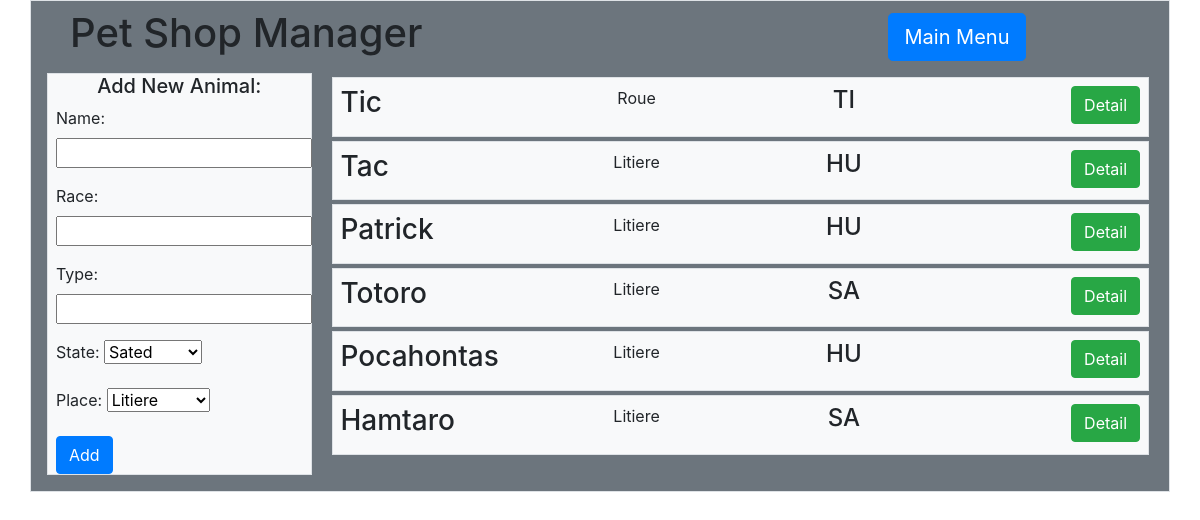
Before: /petshopmanager/animals/list/ with the older database file.
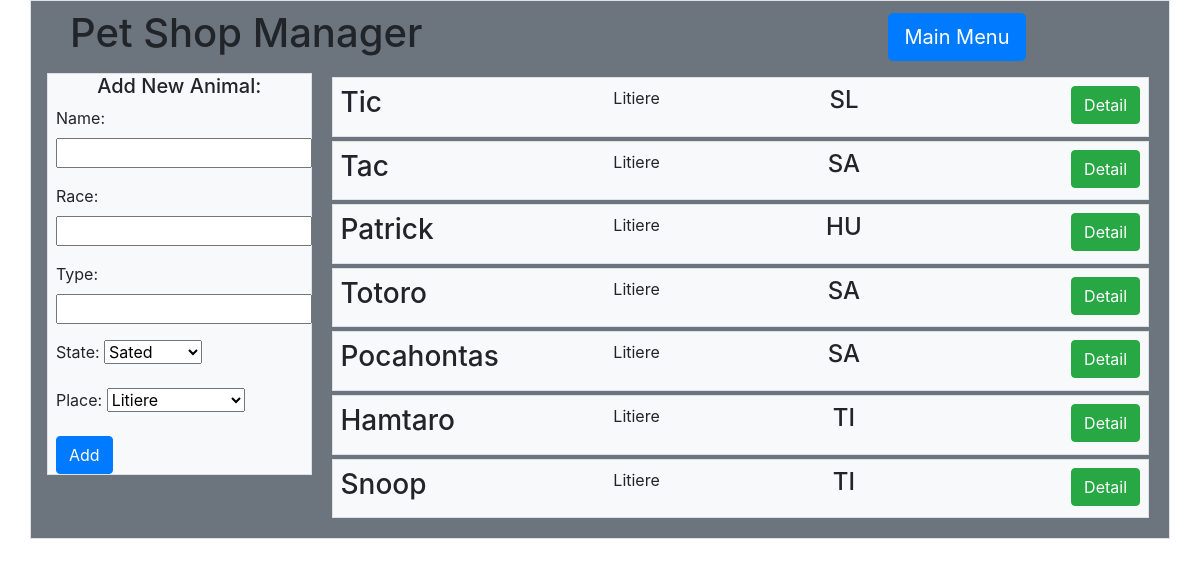
After: the same page with the newer database file.
### petshopmanager/models.py (models this page shows, shortened)
class Animal(models.Model):
    HUNGRY = 'HU'
    TIRED = 'TI'
    SATED = 'SA'
    SLEEP = 'SL'
    STATE_CHOICE = ((HUNGRY, 'Hungry'),
                    (TIRED, 'Tired'),
                    (SATED, 'Sated'),
                    (SLEEP, 'Spleeping'))
    name = models.CharField(max_length = 200)
    race = models.CharField(max_length = 200)
    type = models.CharField(max_length = 200)
    state = models.CharField(max_length = 2, choices=STATE_CHOICE, default=SATED)
    place = models.ForeignKey(Equipment, on_delete=models.PROTECT, validators=[validate_available])
    last_move_date = models.DateTimeField(auto_now_add=True)

class Equipment(models.Model):
    LITTER = 'LI'
    WHEEL = 'WH'
    NEST = 'NE'
    FEEDER = 'FE'
    TYPE_CHOICE = ((LITTER, 'Litter'),
                   (FEEDER,'Feeder'),
                   (WHEEL, 'Wheel'),
                   (NEST, 'Nest'))
    name = models.CharField(max_length = 200)
    availability = models.BooleanField(default=True)
    type = models.CharField(max_length=2, choices=TYPE_CHOICE, default=LITTER)
    def __str__(self):
        return self.name

### petshopmanager/views.py (the view)
# urls.py: path('animals/list/', views.animals_list, name='animals_list'),
def animals_list(request):
    list = Animal.objects.all()
    form = AnimalForm(initial={'place': Equipment.objects.filter(type=Equipment.LITTER).filter(availability=True).first()})
    context = {'animals_list': list,
               'form': form}
    return render(request, 'petshopmanager/animals_list.html', context)

### petshopmanager/models.py
class AnimalForm(forms.ModelForm):
    class Meta:
        model = Animal
        fields = ['name', 'race', 'type', 'state', 'place']

### petshopmanager/templates/petshopmanager/animals_list.html (shortened to what this page needs)
<!doctype html>
<html lang="en">
<head>
    <link rel="stylesheet" href="https://stackpath.bootstrapcdn.com/bootstrap/4.2.1/css/bootstrap.min.css">
</head>
<body>
    <div class="container py-2 border bg-secondary">
        <div class="row align-items-center px-4">
            <h1 class="col">Pet Shop Manager</h1>
            <div class="col-3">
                <a class="btn btn-primary btn-lg" href="{% url 'petshopmanager:index' %}">Main Menu</a>
            </div>
        </div>
        <div class="row px-2 py-2">
            <div class="col-3 px-2">
                <div class="px-2 border bg-light">
                    <h5 align="center">Add New Animal:</h5>
                    <form action="{% url 'petshopmanager:animal_add' %}" method="post">
                        {% for field in form %}
                            <div class="form-group">
                                {{ field.label_tag }}
                                {{ field }}
                            </div>
                        {% endfor %}
                        <input class="btn btn-primary" type="submit" value="Add">
                    </form>
                </div>
            </div>
            <div class="col px-2">
                {% if animals_list %}
                    {% for animal in animals_list %}
                        <div class="m-1 px-2 py-2 border bg-light">
                            <div class="row">
                                <div class="col">
                                    <h3>{{ animal.name }}</h3>
                                </div>
                                <div class="col" align="center">
                                    {{ animal.place }}
                                </div>
                                <div class="col" align="center">
                                    <h4>{{ animal.state }}</h4>
                                </div>
                                <div class="col" align="right">
                                    <a class="btn btn-success" href="{% url 'petshopmanager:animal_detail' animal.id %}">Detail</a>
                                </div>
                            </div>
                        </div>
                    {% endfor %}
                {% else %}
                        <p>No animals are available.</p>
                {% endif %}
            </div>
        </div>
    </div>
</body>
</html>

Changed rows visible on the page:
changed Animal "Tic": place "Roue" → "Litiere"; state "TI" → "SL"
changed Animal "Tac": state "HU" → "SA"
changed Animal "Pocahontas": state "HU" → "SA"
changed Animal "Hamtaro": state "SA" → "TI"
added Animal: name "Snoop", place "Litiere", state "TI"
